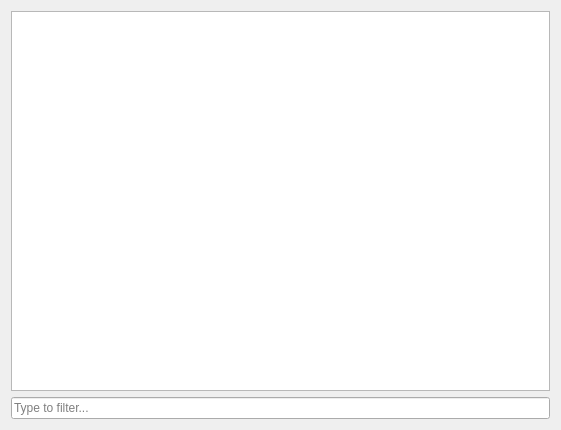
<?xml version="1.0" encoding="UTF-8"?>
<ui version="4.0">
 <class>TreeProfileView</class>
 <widget class="QWidget" name="TreeProfileView">
  <property name="geometry">
   <rect>
    <x>0</x>
    <y>0</y>
    <width>561</width>
    <height>430</height>
   </rect>
  </property>
  <property name="windowTitle">
   <string>Form</string>
  </property>
  <layout class="QVBoxLayout" name="verticalLayout">
   <item>
    <widget class="QTreeView" name="m_TreeView">
     <property name="alternatingRowColors">
      <bool>true</bool>
     </property>
     <property name="selectionMode">
      <enum>QAbstractItemView::SingleSelection</enum>
     </property>
     <property name="selectionBehavior">
      <enum>QAbstractItemView::SelectRows</enum>
     </property>
     <property name="verticalScrollMode">
      <enum>QAbstractItemView::ScrollPerPixel</enum>
     </property>
     <property name="horizontalScrollMode">
      <enum>QAbstractItemView::ScrollPerPixel</enum>
     </property>
     <property name="uniformRowHeights">
      <bool>true</bool>
     </property>
     <property name="sortingEnabled">
      <bool>true</bool>
     </property>
     <attribute name="headerStretchLastSection">
      <bool>false</bool>
     </attribute>
    </widget>
   </item>
   <item>
    <widget class="QLineEdit" name="m_Filter">
     <property name="placeholderText">
      <string>Type to filter...</string>
     </property>
    </widget>
   </item>
  </layout>
 </widget>
 <resources/>
 <connections/>
</ui>
